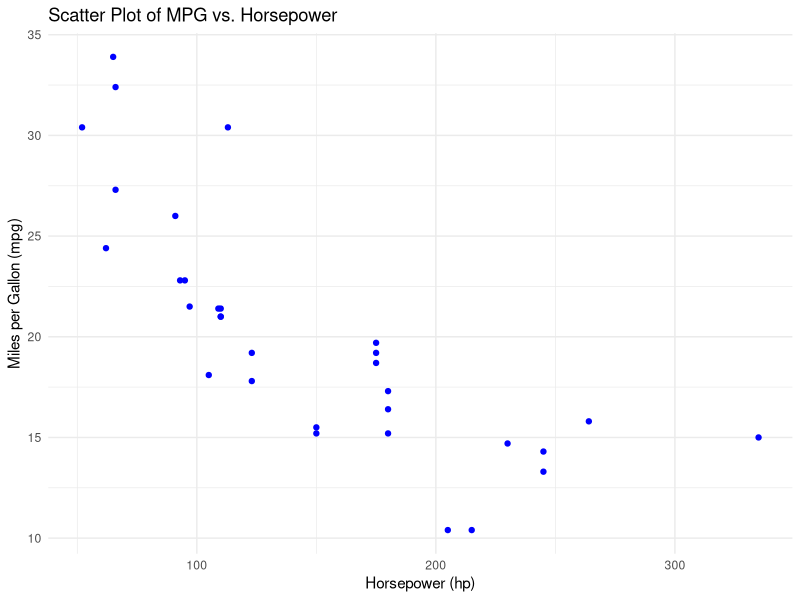
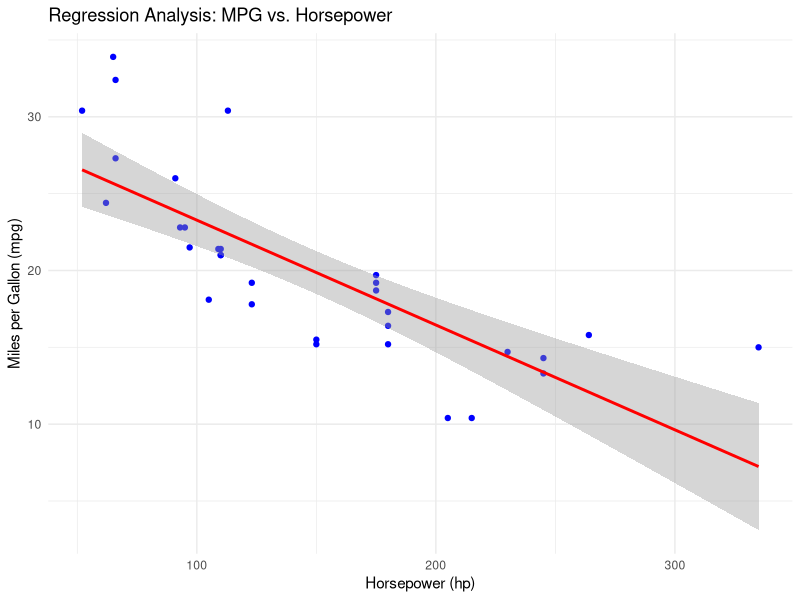
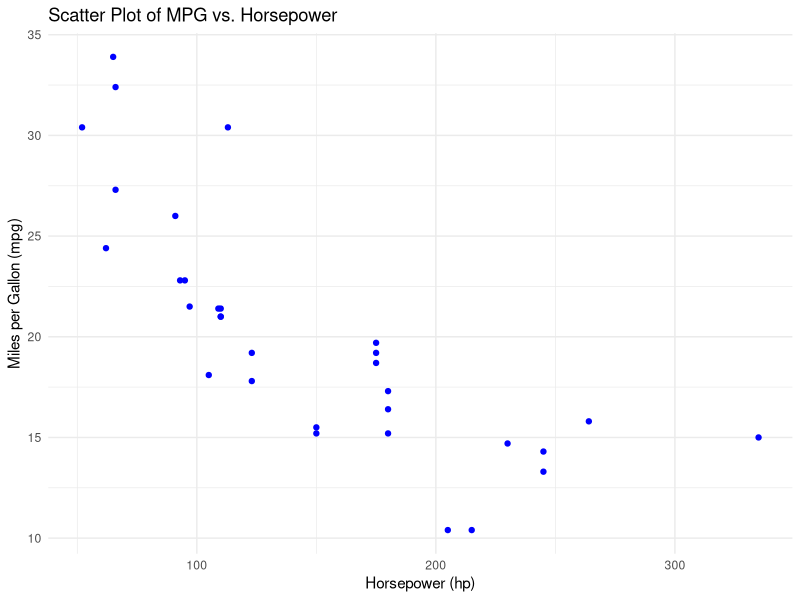
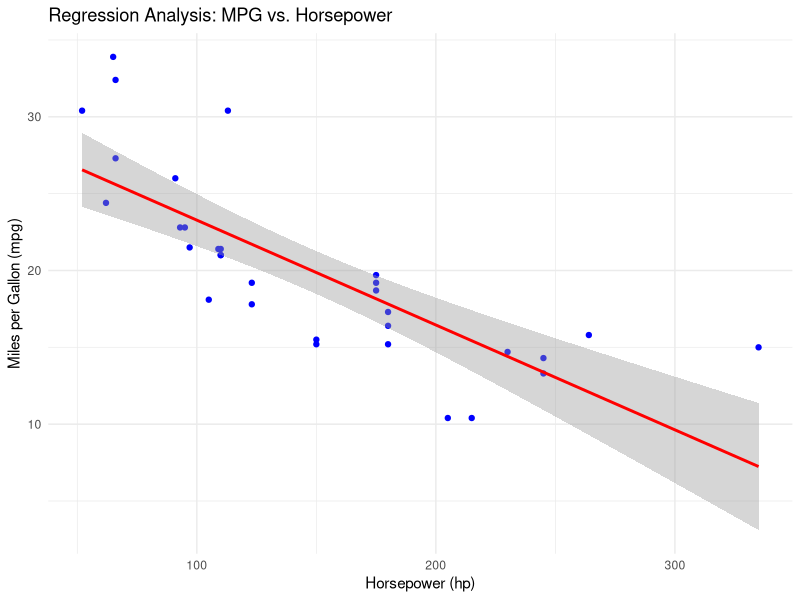

Here is the R script that generated these plots, in order:
# Basic Analysis of the mtcars Dataset
# Author: Your Name
# Date: YYYY-MM-DD

# Load necessary packages
# Install packages if not already installed
if (!require(ggplot2)) install.packages("ggplot2", dependencies = TRUE)
library(ggplot2)

# Load the mtcars dataset
data("mtcars")

# Display the first few rows of the dataset
# This gives an overview of the data structure and the first few entries
head(mtcars)

# Summary statistics of the dataset
# Provides a quick summary of each column in the dataset
summary(mtcars)

# Calculate the mean miles per gallon (mpg) for the dataset
mean_mpg <- mean(mtcars$mpg)
cat("The mean miles per gallon (mpg) is:", mean_mpg, "\n")

# Create a scatter plot of mpg vs. hp (horsepower)
# Visualizes the relationship between miles per gallon and horsepower
ggplot(data = mtcars, aes(x = hp, y = mpg)) +
  geom_point(color = "blue") +
  labs(title = "Scatter Plot of MPG vs. Horsepower",
       x = "Horsepower (hp)",
       y = "Miles per Gallon (mpg)") +
  theme_minimal()

# Save the plot to a file
ggsave("mpg_vs_hp_scatter_plot.png")

# Perform a linear regression analysis
# Fits a linear model to predict mpg based on hp
lm_model <- lm(mpg ~ hp, data = mtcars)
summary(lm_model)

# Plot the regression line
# Adds a regression line to the scatter plot to visualize the fit
ggplot(data = mtcars, aes(x = hp, y = mpg)) +
  geom_point(color = "blue") +
  geom_smooth(method = "lm", col = "red") +
  labs(title = "Regression Analysis: MPG vs. Horsepower",
       x = "Horsepower (hp)",
       y = "Miles per Gallon (mpg)") +
  theme_minimal()

# Save the regression plot to a file
ggsave("mpg_vs_hp_regression_plot.png")
